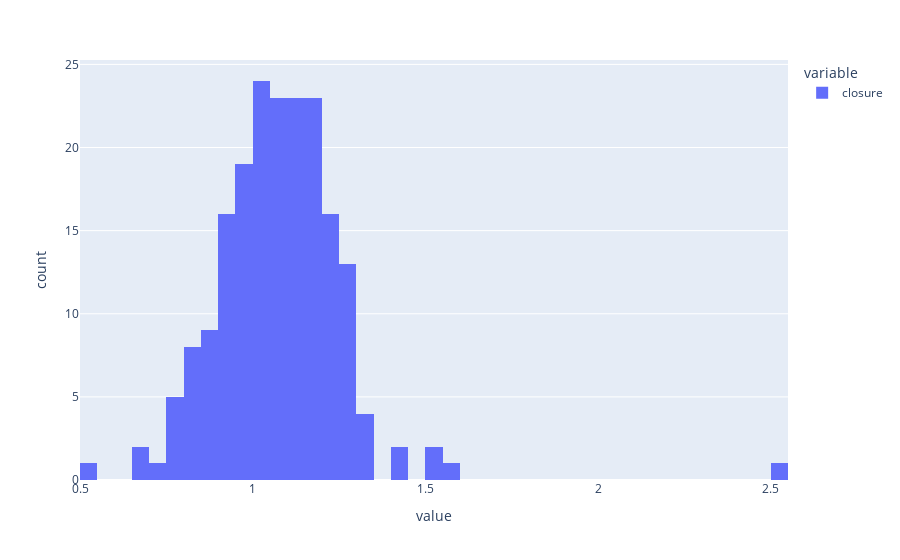

Notebook code for this chart:
### Code cell
daily_pos_netrad = daily_clean[daily_clean.netrad>0]
print(daily_clean.closure.describe())
print(daily_pos_netrad.closure.describe())
px.histogram(daily_pos_netrad['closure'], )

### Figure 1 — Plotly figure (JSON) as saved in the notebook; plotly's stock layout.template omitted (floating-point values rounded to 4 significant figures; data arrays with more than 128 entries replaced by an {"elided": "..."} marker saying what was removed)
{"data": [{"alignmentgroup": "True", "bingroup": "x", "hovertemplate": "variable=closure<br>value=%{x}<br>count=%{y}<extra></extra>", "legendgroup": "closure", "marker": {"color": "#636efa", "pattern": {"shape": ""}}, "name": "closure", "offsetgroup": "closure", "orientation": "v", "showlegend": true, "type": "histogram", "x": {"elided": "193 float values"}, "xaxis": "x", "yaxis": "y"}], "layout": {"barmode": "relative", "legend": {"title": {"text": "variable"}, "tracegroupgap": 0}, "margin": {"t": 60}, "xaxis": {"anchor": "y", "domain": [0, 1], "title": {"text": "value"}}, "yaxis": {"anchor": "x", "domain": [0, 1], "title": {"text": "count"}}}}
